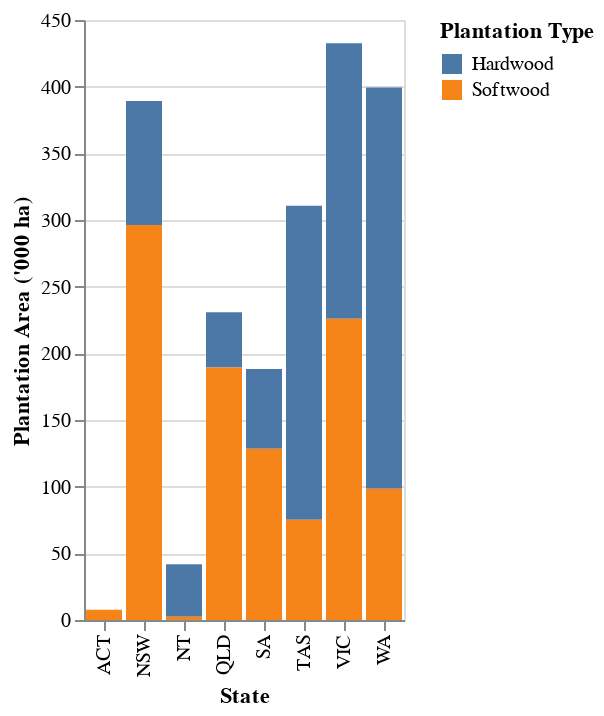

Write a Vega-Lite specification for this figure.
### Vega-Lite specification from a JSON file in a GitHub repository (floating-point values rounded to 4 significant figures)
{"$schema": "https://vega.github.io/schema/vega-lite/v5.json", "description": "Bar chart showing hardwood and softwood plantation areas by state.", "data": {"values": [{"State": "NSW", "Hardwood": 93, "Softwood": 296.2}, {"State": "VIC", "Hardwood": 206.6, "Softwood": 225.9}, {"State": "QLD", "Hardwood": 41.4, "Softwood": 189.4}, {"State": "SA", "Hardwood": 59.7, "Softwood": 128.5}, {"State": "WA", "Hardwood": 301, "Softwood": 98.4}, {"State": "TAS", "Hardwood": 235.6, "Softwood": 75.1}, {"State": "NT", "Hardwood": 39.4, "Softwood": 2.4}, {"State": "ACT", "Hardwood": 0, "Softwood": 7.7}]}, "transform": [{"fold": ["Hardwood", "Softwood"], "as": ["Plantation Type", "Plantation Area"]}], "mark": "bar", "encoding": {"x": {"field": "State", "type": "nominal", "title": "State"}, "y": {"field": "Plantation Area", "type": "quantitative", "title": "Plantation Area ('000 ha)"}, "color": {"field": "Plantation Type", "type": "nominal", "title": "Plantation Type"}}, "config": {}}
